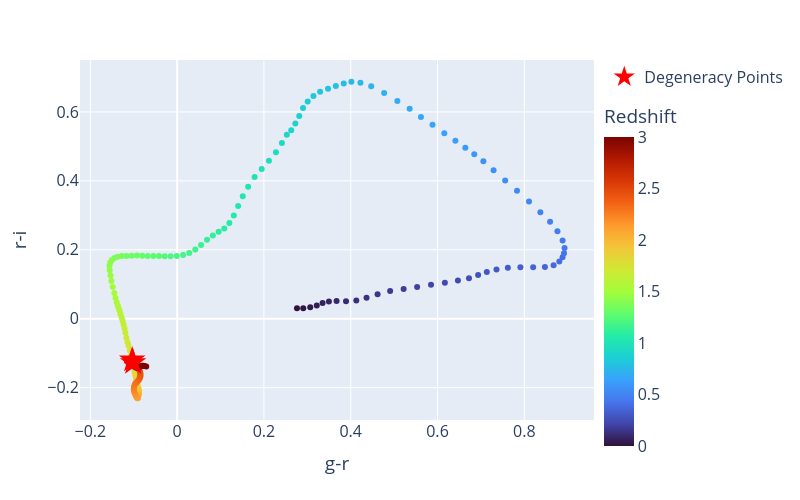
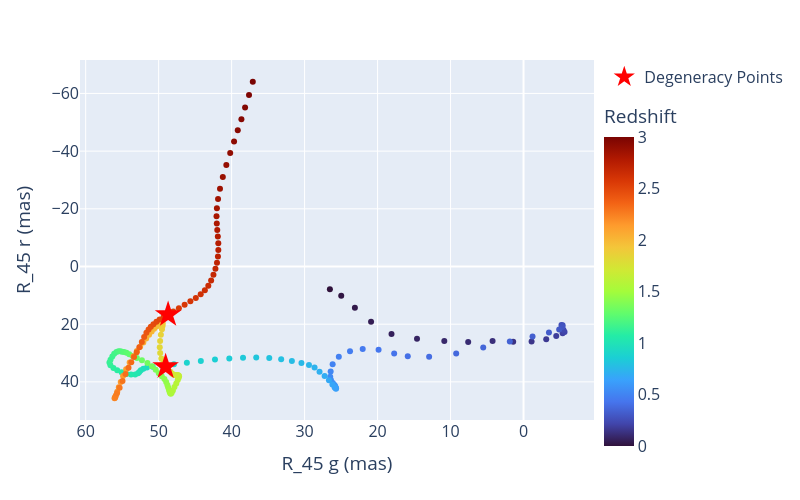

The cell these charts' notebook holds for them, in order:
### Code cell
# color-color diagrams

from IPython.display import display, HTML

display(HTML("""
<script src="https://cdnjs.cloudflare.com/ajax/libs/mathjax/2.7.7/MathJax.js?config=TeX-AMS_HTML"></script>
"""))

color1 = 'g-r'
color2 = 'r-i'



degenerate_redshifts, intersections = find_degeneracies(color_mags, redshifts, color1_name = color1, color2_name = color2)
# print(degenerate_redshifts)
# print(intersections)
intersections = np.array(intersections)
# print(intersections[0])

import plotly.express as px
import plotly.graph_objects as go



fig = px.scatter(x=color_mags[color1], y=color_mags[color2], color=redshifts, color_continuous_scale='turbo')

if len(intersections) > 0:
    fig.add_scatter(x=color_mags[color1][intersections[0]], y=color_mags[color2][intersections[0]], mode='markers',
        marker=dict(
            size=20,
            color='red',
            symbol='star'
        ),
        name = 'Degeneracy Points')


fig.update_layout(
    coloraxis_colorbar=dict(title='Redshift'),
    xaxis_title=color1,
    yaxis_title=color2,
    width=800,
    height=500,
    font = dict(size = 16)
)
# fig.update_layout(
#     legend=dict(
#         x=1,    # move legend right
#         y=1,       # top
#         xanchor="left",
#         bgcolor="rgba(255,255,255,0.8)"  # optional: white background
#     )
# )

fig.update_coloraxes(
    colorbar=dict(
        x=1,   # shift colorbar left (negative = outside plot)
        y=0.4
    )
)

fig.show()


mask =  (np.isnan(DCR1['g'][45][:,0]) == False) & (np.isnan(DCR1['u'][45][:,0]) == False)

fig = px.scatter(x=(DCR1['g'][45][mask][:,0] - DCR1['g'][45][mask][:,1])*1000, y=(DCR1['u'][45][mask][:,0] - DCR1['u'][45][mask][:,1])*1000, color=redshifts, color_continuous_scale='turbo')

# fig.update_yaxes(title_font=dict(size=20))
# fig.update_xaxes(title_font=dict(size=20))


if len(intersections) > 0:
    fig.add_scatter(x=(DCR1['g'][45][mask][intersections[0],0] - DCR1['g'][45][mask][intersections[0],1])*1000, y=(DCR1['u'][45][mask][intersections[0],0] - DCR1['u'][45][mask][intersections[0],1])*1000, mode='markers',
        marker=dict(
            size=20,
            color='red',
            symbol='star'
        ), name = 'Degeneracy Points')
fig.update_coloraxes(
    colorbar=dict(
        x=1,   # shift colorbar left (negative = outside plot)
        y=0.4,
    )
)
fig.update_xaxes(autorange="reversed")
fig.update_yaxes(autorange="reversed")
fig.update_layout(
    coloraxis_colorbar=dict(title='Redshift'),
    xaxis_title= 'R_45 g (mas)',#r"$\Delta R_{45} $ g (mas)",
    yaxis_title='R_45 r (mas)',#r"$\Delta R_{45}$ r (mas)",
    width = 800,
    height = 500,
    font = dict(size = 16)
)
fig.show()

# mask =  (np.isnan(DCR1['u'][45][:,0]) == False) & (np.isnan(DCR1['g'][45][:,0]) == False)

# fig = px.scatter(x=mean_wavelength['g'][mask], y=mean_wavelength['r'][mask], color=redshifts, color_continuous_scale='turbo')
# fig.update_layout(
#     coloraxis_colorbar=dict(title='Redshift'),
#     xaxis_title='mean wavelength g (nm)',
#     yaxis_title='mean wavelength r (nm)',
#     width = 700,
#     height = 500
# )

# if len(intersections) > 0:
#     fig.add_scatter(x=mean_wavelength['g'][intersections[0]], y=mean_wavelength['r'][intersections[0]], mode='markers',
#         marker=dict(
#             size=20,
#             color='red',
#             symbol='star'
#         ))
# fig.update_coloraxes(
#     colorbar=dict(
#         x=1,   # shift colorbar left (negative = outside plot)
#         y=0.4
#     )
# )

# fig.show()

### Figure 1 — Plotly figure (JSON) as saved in the notebook; plotly's stock layout.template omitted (floating-point values rounded to 4 significant figures; data arrays with more than 128 entries replaced by an {"elided": "..."} marker saying what was removed)
{"data": [{"hovertemplate": "x=%{x}<br>y=%{y}<br>color=%{marker.color}<extra></extra>", "legendgroup": "", "marker": {"color": {"elided": "200 float values"}, "coloraxis": "coloraxis", "symbol": "circle"}, "mode": "markers", "name": "", "orientation": "v", "showlegend": false, "type": "scatter", "x": {"elided": "200 float values"}, "xaxis": "x", "y": {"elided": "200 float values"}, "yaxis": "y"}, {"marker": {"color": "red", "size": 20, "symbol": "star"}, "mode": "markers", "name": "Degeneracy Points", "type": "scatter", "x": [-0.1036, -0.1016], "y": [-0.1193, -0.127]}], "layout": {"coloraxis": {"colorbar": {"title": {"text": "Redshift"}, "x": 1, "y": 0.4}, "colorscale": [[0, "#30123b"], [0.07143, "#4145ab"], [0.1429, "#4675ed"], [0.2143, "#39a2fc"], [0.2857, "#1bcfd4"], [0.3571, "#24eca6"], [0.4286, "#61fc6c"], [0.5, "#a4fc3b"], [0.5714, "#d1e834"], [0.6429, "#f3c63a"], [0.7143, "#fe9b2d"], [0.7857, "#f36315"], [0.8571, "#d93806"], [0.9286, "#b11901"], [1, "#7a0402"]]}, "font": {"size": 16}, "height": 500, "legend": {"tracegroupgap": 0}, "margin": {"t": 60}, "width": 800, "xaxis": {"anchor": "y", "domain": [0, 1], "title": {"text": "g-r"}}, "yaxis": {"anchor": "x", "domain": [0, 1], "title": {"text": "r-i"}}}}

### Figure 2 — Plotly figure (JSON) as saved in the notebook; plotly's stock layout.template omitted (floating-point values rounded to 4 significant figures; data arrays with more than 128 entries replaced by an {"elided": "..."} marker saying what was removed)
{"data": [{"hovertemplate": "x=%{x}<br>y=%{y}<br>color=%{marker.color}<extra></extra>", "legendgroup": "", "marker": {"color": {"elided": "200 float values"}, "coloraxis": "coloraxis", "symbol": "circle"}, "mode": "markers", "name": "", "orientation": "v", "showlegend": false, "type": "scatter", "x": {"elided": "200 float values"}, "xaxis": "x", "y": {"elided": "200 float values"}, "yaxis": "y"}, {"marker": {"color": "red", "size": 20, "symbol": "star"}, "mode": "markers", "name": "Degeneracy Points", "type": "scatter", "x": [49.04, 48.7], "y": [34.73, 16.66]}], "layout": {"coloraxis": {"colorbar": {"title": {"text": "Redshift"}, "x": 1, "y": 0.4}, "colorscale": [[0, "#30123b"], [0.07143, "#4145ab"], [0.1429, "#4675ed"], [0.2143, "#39a2fc"], [0.2857, "#1bcfd4"], [0.3571, "#24eca6"], [0.4286, "#61fc6c"], [0.5, "#a4fc3b"], [0.5714, "#d1e834"], [0.6429, "#f3c63a"], [0.7143, "#fe9b2d"], [0.7857, "#f36315"], [0.8571, "#d93806"], [0.9286, "#b11901"], [1, "#7a0402"]]}, "font": {"size": 16}, "height": 500, "legend": {"tracegroupgap": 0}, "margin": {"t": 60}, "width": 800, "xaxis": {"anchor": "y", "autorange": "reversed", "domain": [0, 1], "title": {"text": "R_45 g (mas)"}}, "yaxis": {"anchor": "x", "autorange": "reversed", "domain": [0, 1], "title": {"text": "R_45 r (mas)"}}}}
